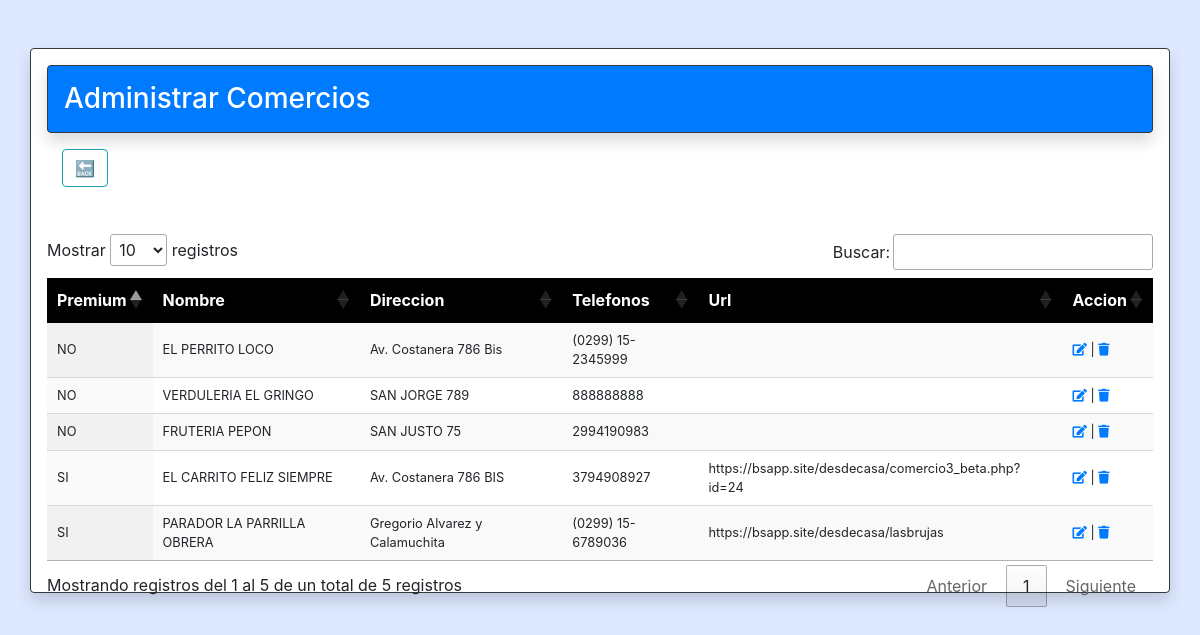
Page /CamaraComercio/Back/AdministrarComercios.php on the committed database.
### tables this page shows
CREATE TABLE `comercios` (
  `id` int(11) NOT NULL,
  `id_rubro` int(10) NOT NULL,
  `id_subrubro` int(10) NOT NULL,
  `premium` varchar(10) NOT NULL,
  `nombre` varchar(255) NOT NULL,
  `descripcion` varchar(255) NOT NULL,
  `logo` varchar(255) NOT NULL,
  `direccion` varchar(255) NOT NULL,
  `telefonos` varchar(255) NOT NULL,
  `url_premium` varchar(255) DEFAULT NULL
);

### CamaraComercio/Back/AdministrarComercios.php (the view, shortened to what this page needs)
<!DOCTYPE html>
<html lang="en">
<head>
    <link rel="stylesheet" href="https://stackpath.bootstrapcdn.com/bootstrap/4.5.2/css/bootstrap.min.css">
    <link rel="stylesheet" type="text/css" href="//cdn.datatables.net/1.10.12/css/jquery.dataTables.css">
  <link rel="stylesheet" href="https://cdnjs.cloudflare.com/ajax/libs/font-awesome/5.15.2/css/all.min.css">
</head>
<body>
    <div class="container" >
        <div class="row mt-5 d-flex justify-content-center">
            <div class="card w-40  border-dark shadow p-3 mb-5 bg-white rounded">
                <h3 class="card-header text-white border border-dark shadow p-3 mb-1 bg-primary rounded mb-3">Administrar Comercios</h3>
                <div class="col-2">
                    <a href="./index.php" style="width:200" class="btn btn-outline-info mb-3">&#128281</a>
                </div>
                <table id="tabla" class="display" width="100%" cellspacing="0" >
                    <thead>
                        <tr style="color:white; background:black" >
                            <th>Premium</th>
                            <th>Nombre</th>
                            <th>Direccion</th>
                            <th>Telefonos</th>
                            <th>Url</th>
                            <th>Accion</th>
                        </tr>
                    </thead>
                    <?php
                        $conn = conn();
                        $query = mysqli_query($conn, "SELECT * FROM comercios ORDER BY premium DESC");
                        while($fila = mysqli_fetch_assoc($query)){
                            echo " <tr style='font-size:0.8em'>";
                            echo "<td>";
                            echo $fila['premium'];
                            echo "</td>";
                            echo "<td>";
                            echo $fila['nombre'];
                            echo "</td>";
                            echo "<td>";
                            echo $fila['direccion'];
                            echo "</td>";
                            echo "<td>";
                            echo $fila['telefonos'];
                            echo "</td>";
                            echo "<td>";
                            echo $fila['url_premium'];
                            echo "</td>";
                            $hola=$fila['id'];
                            $control= "*+-890p?¨:;ºª|<<>>^*¨{}[]+";
                            $control_delete= "*+-00088>>^*¨{}8rty432@#¢∞¬";
                            $encriptar=$hola . $control;
                            $encriptar_delete=$hola . $control_delete;
                            $ver = base64_encode($encriptar);
                            $ver_delete = base64_encode($encriptar_delete);
                            echo "<td>" ."<a href='editar.php?id=" .$ver. "'" .">". '<i class="fas fa-edit"></i>
                            ' . "</a>". " | " ."<a href='delete.php?id=" .$ver_delete. "'" .">". '<i class="fas fa-trash"></i>
                            ' . "</a>". "</td>";
                            echo "</tr>";
                        }
                    ?>
                </table>
            </div>
        </div>
    </div>
</body>
</html>

### CamaraComercio/Back/AdministrarComercios.php (style rules this page uses)
body { background-color: #dee9ff; }

### rows in the picture
comercios: premium "SI", nombre "EL CARRITO FELIZ SIEMPRE", direccion "Av. Costanera 786 BIS", telefonos "3794908927", url_premium "https://bsapp.site/desdecasa/comercio3_beta.php?id=24"
comercios: premium "SI", nombre "PARADOR LA PARRILLA OBRERA", direccion "Gregorio Alvarez y Calamuchita", telefonos "(0299) 15-6789036", url_premium "https://bsapp.site/desdecasa/lasbrujas"
comercios: premium "NO", nombre "EL PERRITO LOCO", direccion "Av. Costanera 786 Bis", telefonos "(0299) 15-2345999"
comercios: premium "NO", nombre "VERDULERIA EL GRINGO", direccion "SAN JORGE 789", telefonos "888888888"
comercios: premium "NO", nombre "FRUTERIA PEPON", direccion "SAN JUSTO 75", telefonos "2994190983"
